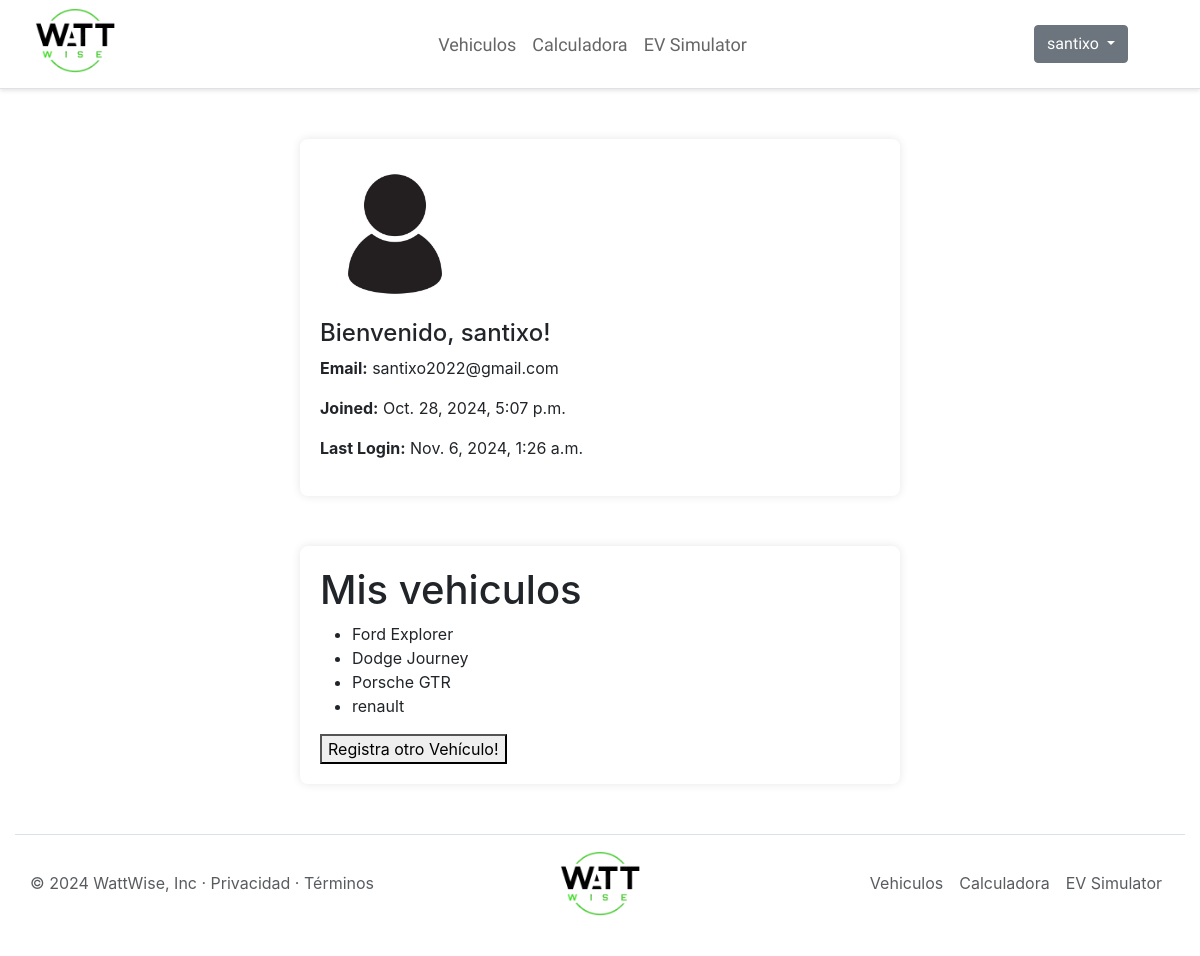
The app's page /profile/ (signed in) with its own data.
### myapp/models.py (models this page shows, shortened)
class Vehiculo(models.Model):
    marca_modelo = models.CharField(max_length=100)
    ano_fabricacion = models.PositiveIntegerField()
    TIPO_COMBUSTIBLE_CHOICES = [
        ('gasolina', 'Gasolina'),
        ('diesel', 'Diésel'),
        ('gas_natural', 'Gas natural'),
    ]
    tipo_combustible = models.CharField(max_length=20, choices=TIPO_COMBUSTIBLE_CHOICES)
    tamano_motor = models.PositiveIntegerField()
    TIPO_TRANSMISION_CHOICES = [
        ('manual', 'Manual'),
        ('automatica', 'Automática'),
    ]
    tipo_transmision = models.CharField(max_length=20, choices=TIPO_TRANSMISION_CHOICES)
    user = models.ForeignKey(User, on_delete=models.CASCADE)

### myapp/views.py (the view)
# urls.py: path('profile/', views.userProfile, name='profile'),
@login_required
def userProfile(request):
    vehiculos = Vehiculo.objects.filter(user=request.user)
    return render(request, 'profile.html', {
        'vehiculos': vehiculos
    })

### myapp/templates/profile.html (shortened to what this page needs)
{% extends 'layouts/base.html' %}
{% load static %}
{% block body %}
    <link rel="stylesheet" href="{% static 'styles/profile.css' %}">
        <div class="profile-container">
            <img src="{% static 'img/profile.jpg' %}" alt="Profile Picture" class="profile-picture">
            <h1 class="user-name">Bienvenido, {{ user.username }}!</h1>
            <p><strong>Email:</strong> {{ user.email }}</p>
            <p><strong>Joined:</strong> {{ user.date_joined }} </p>
            <p><strong>Last Login:</strong> {{ user.last_login }} </p>
        </div>
        <div class="profile-container">
            <h1>Mis vehiculos</h1>
            {% if vehiculos %}
                <ul>
                    {% for v in vehiculos %}
                        <li> {{v.marca_modelo}} </li>
                    {% endfor %}
                </ul>
                <button id="showFormButton">Registra otro Vehículo!</button>
            {% else %}
                <p>Parece que no tienes vehiculos registrados...</p>
                <button id="showFormButton">Registrar ahora!</button>
            {% endif %}
        </div>
{% endblock  %}

### myapp/templates/layouts/base.html (shortened to what this page needs)
{% load static %}
<!DOCTYPE html>
<html lang="en">
<head>
    <link rel="stylesheet" href="{% static 'styles/base.css' %}">
    <link href="https://cdn.jsdelivr.net/npm/bootstrap@5.3.3/dist/css/bootstrap.min.css" rel="stylesheet">
    <link  href="https://maxcdn.bootstrapcdn.com/bootstrap/4.0.0/css/bootstrap.min.css" rel="stylesheet">
    <link rel="stylesheet" href="https://cdnjs.cloudflare.com/ajax/libs/font-awesome/6.0.0-beta3/css/all.min.css">
</head>
<body>
    <header class="header d-flex flex-wrap align-items-center justify-content-center justify-content-md-between py-2 mb-4 border-bottom">
        <div class="col-md-3 mb-2 mb-md-0">
            <a href="{% url 'index' %}" class="d-inline-flex link-body-emphasis text-decoration-none">
                <img src="{% static 'img/Logo.png' %}" class="bi" width="80" height="65">
            </a>
        </div>
        <ul class="navhead nav col-12 col-md-auto mb-2 justify-content-center mb-md-0">
            <li><a href="ecoride.html" class="nav-link px-2">Vehiculos</a></li>
            <li><a href="ecodrive.html" class="nav-link px-2">Calculadora</a></li>
            <li><a href="EVsimulator.html" class="nav-link px-2">EV Simulator</a></li>
        </ul>
        <div class="col-md-3 text-end">
            <div class="btn-group">
                {% if user.is_authenticated %}
                <div class="dropdown">
                    <button class="btn btn-secondary dropdown-toggle" type="button" id="dropdownMenu2" data-toggle="dropdown" aria-haspopup="true" aria-expanded="false">
                        {{ user.username }}
                    </button>
                  </div>
                {% else %}
                    <a href="{% url 'iniciar_sesion' %}"><button type="button" class="btn btn-outline-success me-2">Iniciar Sesión</button></a>
                    <a href="{% url 'registro' %}"><button type="button" class="btn btn-outline-success">Registrarse</button></a>
                {% endif %}
            </div>
        </div>
    </header>
    {% block body %}
    {% endblock  %}
        <div class="container-fluid">
            <footer class="d-flex flex-wrap justify-content-between align-items-center py-3 my-4 border-top">
                <p class="col-md-4 mb-0 text-body-secondary">&copy; 2024 WattWise, Inc · Privacidad · Términos</p>
                <a href="{% url 'index' %}" class="col-md-4 d-flex align-items-center justify-content-center mb-3 mb-md-0 me-md-auto link-body-emphasis text-decoration-none">
                  <img src="{% static 'img/Logo.png' %}" class="bi" width="80" height="65"></img>
                </a>
                <ul class="nav col-md-4 justify-content-end">
                  <li class="nav-item"><a href="index.html" class="nav-link px-2 text-body-secondary">Vehiculos</a></li>
                  <li class="nav-item"><a href="Gold.html" class="nav-link px-2 text-body-secondary">Calculadora</a></li>
                  <li class="nav-item"><a href="Platinium.html" class="nav-link px-2 text-body-secondary">EV Simulator</a></li>
                </ul>
            </footer>
          </div>
<link rel="stylesheet" href="https://maxcdn.bootstrapcdn.com/bootstrap/4.5.2/css/bootstrap.min.css">
</body>
</html>

### myapp/static/styles/base.css (style rules this page uses)
body { font-family: "Raleway", sans-serif; font-optical-sizing: auto; font-weight: 400; font-style: normal; background-color: #f5f5f5; line-height: 1.6; }
.header { font-family: "Raleway", sans-serif; background-color: #ffffff; padding: 10px 20px; box-shadow: 0 2px 4px rgba(0, 0, 0, 0.1); }
.header .nav a { color: #666; }
.navhead { font-size: 18px; }
*, *::before, *::after { box-sizing: border-box; }
.dropdown { margin-right: 37px; }

### myapp/static/styles/profile.css (style rules this page uses)
body { font-family: Arial, sans-serif; background-color: #f4f4f4; margin: 0; padding: 0; }
.profile-container { max-width: 600px; margin: 50px auto; background: #fff; padding: 20px; box-shadow: 0 0 10px rgba(0, 0, 0, 0.1); border-radius: 8px; }
.profile-picture { width: 150px; height: 150px; border-radius: 50%; object-fit: cover; }
.user-name { font-size: 24px; margin-top: 10px; }

### records on screen
Vehiculo: marca_modelo "Ford Explorer"
Vehiculo: marca_modelo "Dodge Journey"
Vehiculo: marca_modelo "Porsche GTR"
Vehiculo: marca_modelo "renault"

### other values on screen
{{ user.username }} "santixo"
{{ user.email }} "santixo2022@gmail.com"
{{ user.date_joined }} "Oct. 28, 2024, 5:07 p.m."
{{ user.last_login }} "Nov. 6, 2024, 1:26 a.m."
